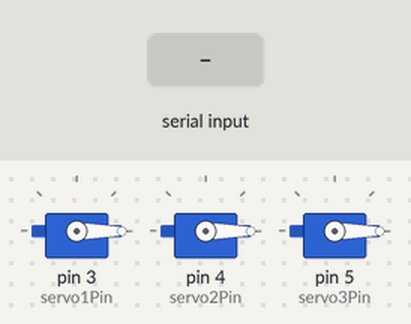
Bench run of a sketch on a simulated Arduino Uno, built with avr-gcc and run on an emulated ATmega328P. Parts: 3 × servo. The inputs (shaded band) are chosen by the test bench.

Above: at 2.0 s.
2.1 s: "1" received over Serial
At 3.9 s:
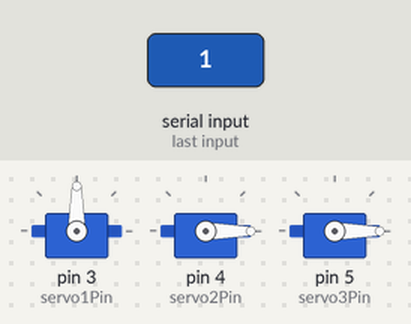
Timing chart, 0 to 10.5 s (numbered marks = the images above; inputs shaded):
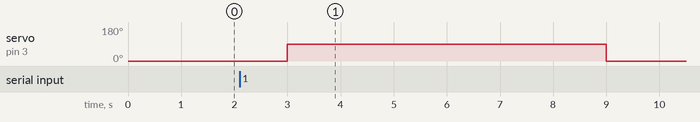

The sketch:

servo.ino
```cpp
#include <Servo.h>

int servo1Pin = 3;
int servo2Pin = 4;
int servo3Pin = 5;
Servo Servo1, Servo2, Servo3;

void setup()
{
  Servo1.attach(servo1Pin);
  Servo2.attach(servo2Pin);
  Servo3.attach(servo3Pin);
  Serial.begin(9600);
}

void loop()
{
  Servo1.write(0);
  Servo2.write(0);
  Servo3.write(0);
  delay(1000);
    if(Serial.available())
  {
    switch(Serial.read())
    {
      case '1':Servo1.write(90);
               delay(6000);
               Servo1.write(0);
      break;
      case '2':Servo2.write(90);
               delay(6000);
               Servo2.write(0);
      break;
      case '3':Servo3.write(90);
               delay(6000);
               Servo3.write(0);
      break;
      default: break;
    }
  }
}
```

Measured:
- after the input at 2.1 s, servo on pin 3 (servo1Pin): 0° → 90° after 0.90 s, → 0° 6.0 s later
